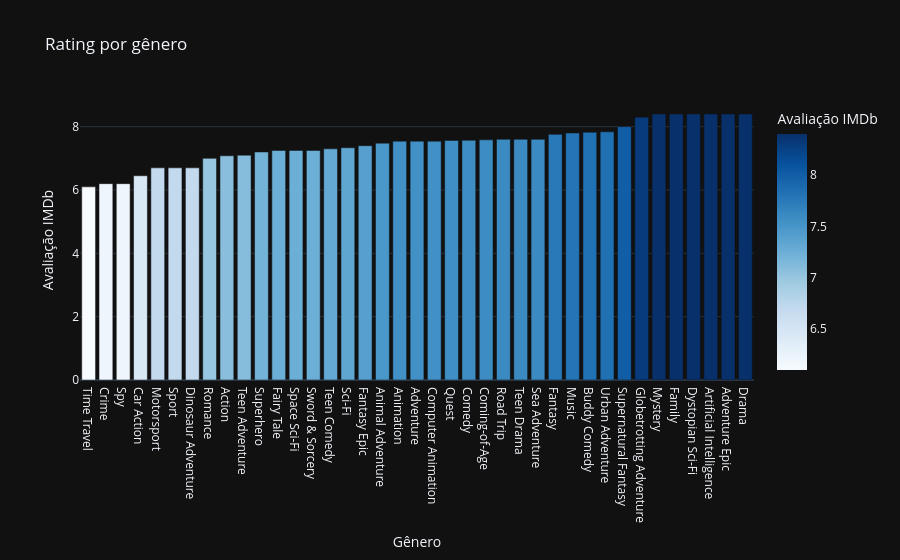

The code cell stored with this chart in its notebook:
### Code cell
fig2 = px.bar(df_genre, x='value', y='imdb_score', template='plotly_dark', labels={'value': 'Gênero', 'imdb_score': 'Avaliação IMDb'}, color_continuous_scale='Blues', color='imdb_score', title='Rating por gênero')
fig2.show()

### Figure 1 — Plotly figure (JSON) as saved in the notebook; plotly's stock layout.template omitted (floating-point values rounded to 4 significant figures)
{"data": [{"hovertemplate": "Gênero=%{x}<br>Avaliação IMDb=%{marker.color}<extra></extra>", "legendgroup": "", "marker": {"color": [6.1, 6.2, 6.2, 6.45, 6.7, 6.7, 6.7, 7.0, 7.08, 7.1, 7.2, 7.25, 7.25, 7.25, 7.3, 7.333, 7.4, 7.48, 7.543, 7.543, 7.543, 7.567, 7.571, 7.583, 7.6, 7.6, 7.6, 7.757, 7.8, 7.825, 7.838, 8.0, 8.3, 8.4, 8.4, 8.4, 8.4, 8.4, 8.4], "coloraxis": "coloraxis", "pattern": {"shape": ""}}, "name": "", "orientation": "v", "showlegend": false, "textposition": "auto", "type": "bar", "x": ["Time Travel", "Crime", "Spy", "Car Action", "Motorsport", "Sport", "Dinosaur Adventure", "Romance", "Action", "Teen Adventure", "Superhero", "Fairy Tale", "Space Sci-Fi", "Sword & Sorcery", "Teen Comedy", "Sci-Fi", "Fantasy Epic", "Animal Adventure", "Animation", "Adventure", "Computer Animation", "Quest", "Comedy", "Coming-of-Age", "Road Trip", "Teen Drama", "Sea Adventure", "Fantasy", "Music", "Buddy Comedy", "Urban Adventure", "Supernatural Fantasy", "Globetrotting Adventure", "Mystery", "Family", "Dystopian Sci-Fi", "Artificial Intelligence", "Adventure Epic", "Drama"], "xaxis": "x", "y": [6.1, 6.2, 6.2, 6.45, 6.7, 6.7, 6.7, 7.0, 7.08, 7.1, 7.2, 7.25, 7.25, 7.25, 7.3, 7.333, 7.4, 7.48, 7.543, 7.543, 7.543, 7.567, 7.571, 7.583, 7.6, 7.6, 7.6, 7.757, 7.8, 7.825, 7.838, 8.0, 8.3, 8.4, 8.4, 8.4, 8.4, 8.4, 8.4], "yaxis": "y"}], "layout": {"barmode": "relative", "coloraxis": {"autocolorscale": false, "colorbar": {"title": {"text": "Avaliação IMDb"}}, "colorscale": [[0, "rgb(247,251,255)"], [0.125, "rgb(222,235,247)"], [0.25, "rgb(198,219,239)"], [0.375, "rgb(158,202,225)"], [0.5, "rgb(107,174,214)"], [0.625, "rgb(66,146,198)"], [0.75, "rgb(33,113,181)"], [0.875, "rgb(8,81,156)"], [1, "rgb(8,48,107)"]]}, "legend": {"tracegroupgap": 0}, "title": {"text": "Rating por gênero"}, "xaxis": {"anchor": "y", "domain": [0, 1], "title": {"text": "Gênero"}}, "yaxis": {"anchor": "x", "domain": [0, 1], "title": {"text": "Avaliação IMDb"}}}}
